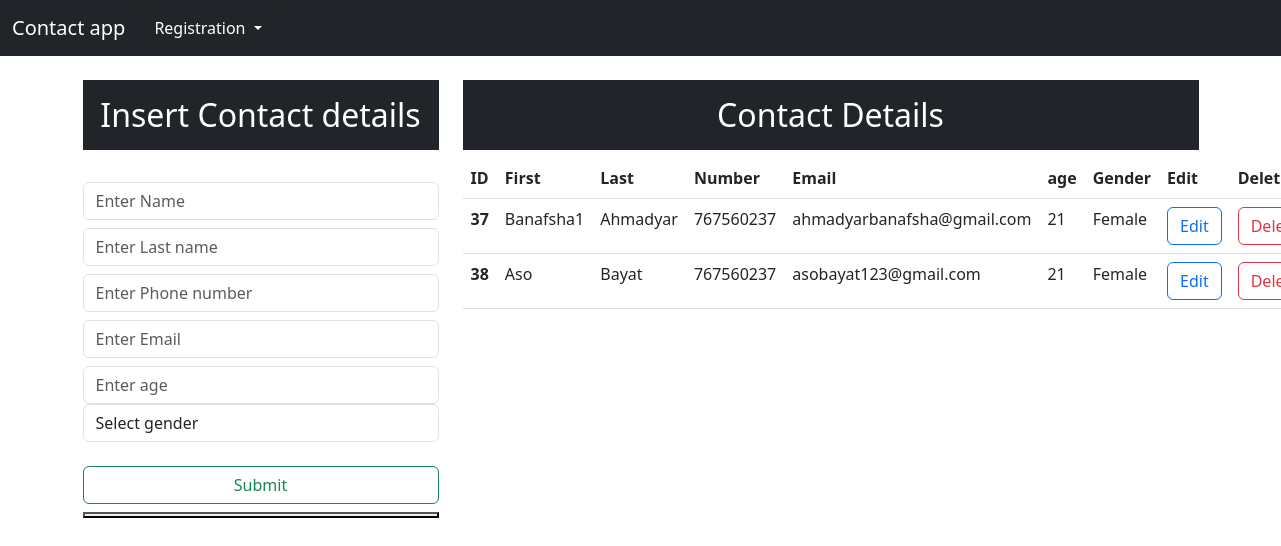
/, run on an earlier commit of the app's database.
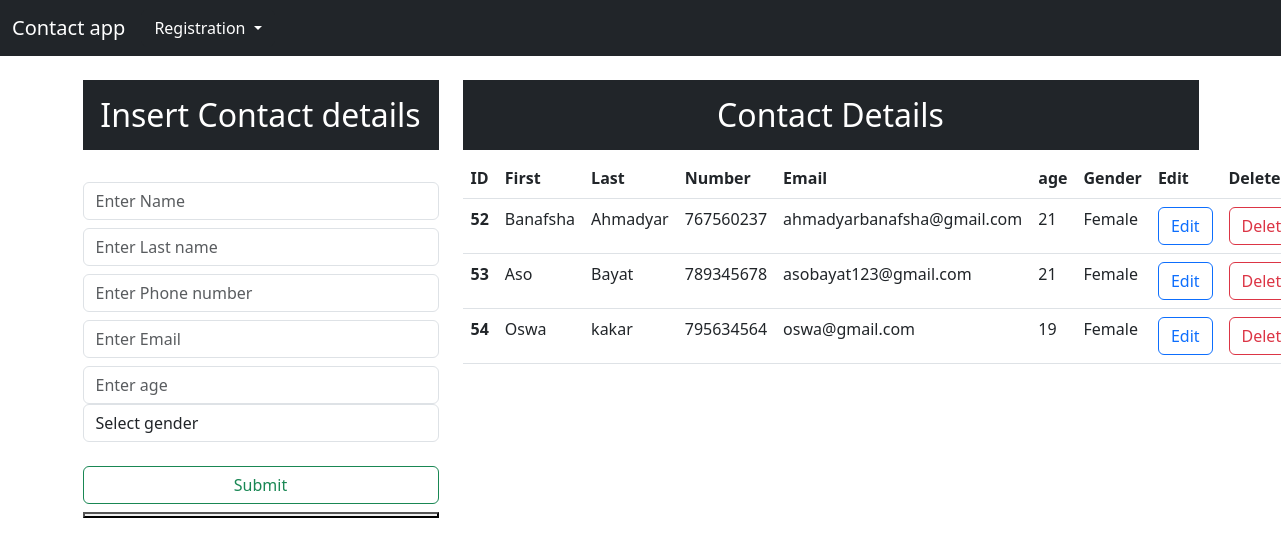
And on a later commit of the database.
### contactapp/models.py (models this page shows)
class Contact(models.Model):
    name = models.CharField(max_length=25, blank=False, null=False)
    lastname = models.CharField(max_length=25, blank=False, null=False)
    number = models.IntegerField()
    email = models.EmailField(max_length=25, blank=False, null=False)
    age = models.IntegerField()
    gender = models.CharField(max_length=25, blank=False, null=False)
    def __str__(self):
        return self.name

### contactapp/views.py (the view)
# urls.py: path('', views.index, name="index"),
def index(request):
    data = Contact.objects.all()
    print(data)
    context = {"data": data}
    return render(request, "index.html", context)

### templates/index.html (shortened to what this page needs)
<!doctype html>
<html lang="en">
  <head>
    <link href="https://cdn.jsdelivr.net/npm/bootstrap@5.3.0-alpha1/dist/css/bootstrap.min.css" rel="stylesheet">
  </head>
  <body>
    <nav class="navbar navbar-expand-lg navbar-dark bg-dark">
      <div class="container-fluid">
        <a class="navbar-brand" href="/">Contact app</a>
        <div class="collapse navbar-collapse" id="navbarNavDarkDropdown">
          <ul class="navbar-nav">
            <li class="nav-item dropdown">
              <button class="btn btn-dark dropdown-toggle" data-bs-toggle="dropdown" aria-expanded="false">
                Registration
              </button>
            </li>
          </ul>
        </div>
      </div>
    </nav>
    <div class="container mt-4">
        <div class="row">
          <div class="col-md-4">
            <h2 class="text-white bg-dark text-center p-3">Insert Contact details</h2>
            <br>
            <form action="/insert" method="POST"> {% csrf_token %}
              <div class="form-group">
                <input type="text" class="form-control" placeholder="Enter Name" name=name required>
              </div>
                <div class="form-group">
                  <input type="text" class="form-control mt-2" placeholder="Enter Last name" name=lastname required>
                </div>
                  <div class="form-group">
                    <input type="text" class="form-control mt-2" placeholder="Enter Phone number" name=number required>
                  </div>
                    <div class="form-group">
                      <input type="email" class="form-control mt-2" placeholder="Enter Email " name=email required>
                    </div>
                      <div class="form-group">
                        <input type="text" class="form-control mt-2" placeholder="Enter age" name=age required>
                      </div>
                        <div class="form-group">
                          <select id="gender" class="form-control" name=gender required>
                            <option selected>Select gender</option>
                          </select>
                        </div>
                         <br>
                        <div class="d-grid gap-2">
                          <button class="btn btn-outline-success" type="submit">Submit<button>
                        </div>
        </form>
      </div>
          <div class="col-md-8">
            <h2 class="text-center text-white bg-dark p-3">Contact Details</h2>
            <table class="table">
              <thead>
                <tr>
                  <th scope="col">ID</th>
                  <th scope="col">First</th>
                  <th scope="col">Last</th>
                  <th scope="col">Number</th>
                  <th scope="col">Email</th>
                  <th scope="col">age</th>
                  <th scope="col">Gender</th>
                  <th scope="col">Edit</th>
                  <th scope="col">Delete</th>
                </tr>
              </thead>
              <tbody>
                {% for d in data %}
                <tr>
                  <th scope="row">{{d.id}}</th>
                  <td>{{d.name}}</td>
                  <td>{{d.lastname}}</td>
                  <td>{{d.number}}</td>
                  <td>{{d.email}}</td>
                  <td>{{d.age}}</td>
                  <td>{{d.gender}}</td>
                  <td><a type="button" href="/update/{{d.id}}" class="btn btn-outline-primary">Edit </a>
                  </td>
                  <td><a type="button" href="/delete/{{d.id}}" class="btn btn-outline-danger">Delete </a>
                  </td>
                </tr>
                 {% endfor %}
                  </tbody>
            </table>
          </div>
        </div>
    </div>
  </body>
</html>

What changed in the data, as far as the page shows it:
removed Contact: id "37", name "Banafsha1", lastname "Ahmadyar", number "767560237", email "ahmadyarbanafsha@gmail.com", age "21", gender "Female"
removed Contact: id "38", name "Aso", lastname "Bayat", number "767560237", email "asobayat123@gmail.com", age "21", gender "Female"
added Contact: id "52", name "Banafsha", lastname "Ahmadyar", number "767560237", email "ahmadyarbanafsha@gmail.com", age "21", gender "Female"
added Contact: id "53", name "Aso", lastname "Bayat", number "789345678", email "asobayat123@gmail.com", age "21", gender "Female"
added Contact: id "54", name "Oswa", lastname "kakar", number "795634564", email "oswa@gmail.com", age "19", gender "Female"
